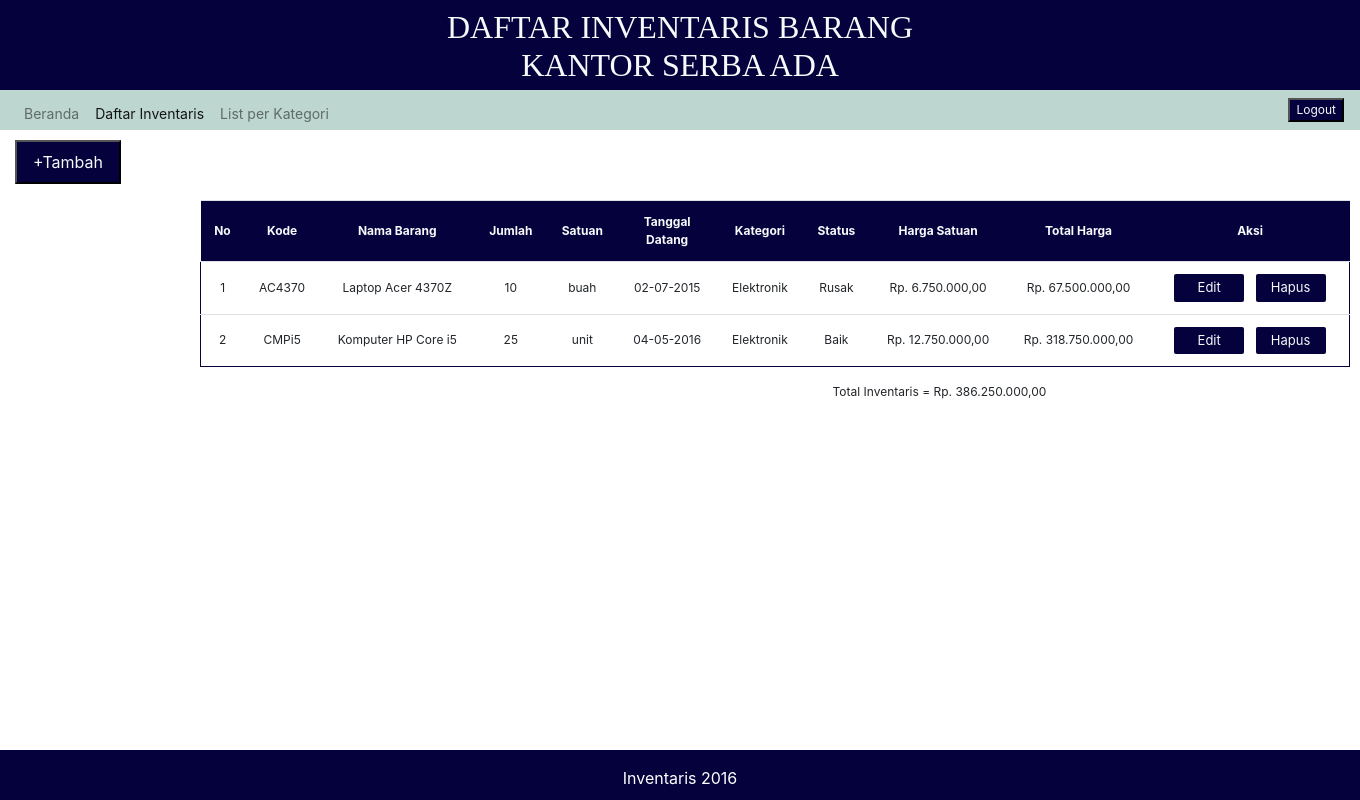
The page /inventaris.php?kategori=Elektronik (signed in) on the database its author committed.
### tables this page shows
CREATE TABLE `inventaris` (
  `kode_barang` varchar(10) NOT NULL,
  `nama_barang` varchar(30) NOT NULL,
  `jumlah` int(11) NOT NULL,
  `satuan` varchar(15) NOT NULL,
  `tgl_datang` date NOT NULL,
  `kategori` varchar(20) NOT NULL,
  `status_barang` varchar(20) NOT NULL,
  `harga` int(20) NOT NULL
);

### inventaris.php (the view, shortened to what this page needs)
<?php
require 'fungsi.php';
?>
<!DOCTYPE html>
<html lang="en">
<head>
    <link rel="stylesheet" href="css/bootstrap.min.css">
    <link rel="stylesheet" href="css/style.css">
</head>
<body>
    <div class="text-light text-center header pt-2">
        <h2><div>DAFTAR INVENTARIS BARANG</div>
        <div>KANTOR SERBA ADA</div></h2>
    </div>
    <nav class="navbar navbar-expand-lg navbar-light justify-content-between">
        <div class="collapse navbar-collapse" id="navbarNav">
            <ul class="navbar-nav">
            <li class="nav-item">
                <a class="nav-link" href="index.php" style="height: 30px">Beranda <span class="sr-only">(current)</span></a>
            </li>
            <li class="nav-item active">
                <a class="nav-link" href="inventaris.php" style="height: 30px">Daftar Inventaris</a>
            </li>
            <li class="nav-item dropdown">
                <a class="nav-link" href="#" style="height: 30px" id="navbarDropdownMenuLink" data-toggle="dropdown" aria-haspopup="true" aria-expanded="false">
                List per Kategori
                </a>
            </li>
            </ul>
        </div>
        <button type="button" class="logout text-light" data-toggle="modal" data-target="#logout">Logout</button>
    </nav>
    <button type="button" class="nav-link tambah text-light" data-toggle="modal" data-target="#tambahmodal">
        +Tambah
    </button>
    <div class="content">
    <table class="table text-center">
        <thead class="table-header text-light font-weight-bold" style="background-color: #04013d">
            <tr>
                <td class="align-middle">No</td>
                <td class="align-middle">Kode</td>
                <td class="align-middle">Nama Barang</td>
                <td class="align-middle">Jumlah</td>
                <td class="align-middle">Satuan</td>
                <td class="align-middle">Tanggal<br>Datang</td>
                <td class="align-middle">Kategori</td>
                <td class="align-middle">Status</td>
                <td class="align-middle">Harga Satuan</td>
                <td class="align-middle">Total Harga</td>
                <td class="align-middle">Aksi</td>
            </tr>
        </thead>
        <tbody class="table-body">
            <?php
                if(isset($_GET['kategori'])){
                    $kategori = $_GET['kategori'];
                    $SQL = "SELECT * FROM `inventaris` WHERE `kategori` = '$kategori'";
                } else {
                    $SQL = "SELECT * FROM `inventaris`";
                }
                $sql_run = mysqli_query($conn,$SQL);
                $i = 1;
                $total=0;
                while($inventaris = mysqli_fetch_assoc($sql_run)):
                $total+=$inventaris['harga']*$inventaris['jumlah'];
            ?>
            <tr>
            <td class="align-middle"><?= $i++ ?></td>
                <td class="align-middle"><?= $inventaris['kode_barang'] ?></td>
                <td class="align-middle"><?= $inventaris['nama_barang'] ?></td>
                <td class="align-middle"><?= $inventaris['jumlah'] ?></td>
                <td class="align-middle"><?= $inventaris['satuan'] ?></td>
                <td class="align-middle"><?= date('d-m-Y', strtotime($inventaris['tgl_datang'])) ?></td>
                <td class="align-middle"><?= $inventaris['kategori'] ?></td>
                <td class="align-middle"><?= $inventaris['status_barang'] ?></td>
                <td class="align-middle">Rp. <?= number_format($inventaris['harga'], 2, "," , ".") ?></td>
                <td class="align-middle">Rp. <?= number_format($inventaris['jumlah']*$inventaris['harga'], 2, ",", ".") ?></td>
                <td class="align-middle">
                <button type="button" class="tombol text-light mx-1 py-1" data-toggle="modal" data-target="#EditModal<?= $inventaris['kode_barang'] ?>" style="width: 70px; border: 0px">Edit</button>
                <button type="button" class="tombol text-light mx-1 py-1" data-toggle="modal" data-target="#DeleteModal<?= $inventaris['kode_barang'] ?>" style="width: 70px; border: 0px">Hapus</button>
                </td>
            </tr>
            <?php endwhile; ?>
        </tbody>
    </table>
    <div style="position: absolute; left: 55%">Total Inventaris = Rp. <?= number_format($total, 2, ",", ".") ?></div>
    </div>
    <div class="footer text-center text-white p-3">
        Inventaris 2016
    </div>
</body>
</html>

### css/style.css (style rules this page uses)
.header { position:absolute; left:0; right:0; background-color: #04013d; font-family: "Cooper Black"; }
nav { position: relative; background-color: #bed6d0; top: 90px; height: 40px; font-size: 14px; }
.logout { background-color: #04013d; font-size: 12px; }
.footer { position: absolute; bottom: 0px; left: 0px; right: 0px; height: 50px; background-color: #04013d; }
.tambah { position: relative; left: 15px; top: 100px; background-color: #04013d; }
.content { position: absolute; top: 200px; left: 200px; font-size: 12px; width: 1150px; }
.table-body { border: 1px solid #04013d; }
.tombol { background-color: #04013d; font-size: 13px; border-radius: 2px; }

### rows shown on the page
inventaris: kode_barang "AC4370", nama_barang "Laptop Acer 4370Z", jumlah "10", satuan "buah", tgl_datang "02-07-2015", kategori "Elektronik", status_barang "Rusak", harga "6.750.000,00", $inventaris['jumlah']*$inventaris['harga'] "67.500.000,00"
inventaris: kode_barang "CMPi5", nama_barang "Komputer HP Core i5", jumlah "25", satuan "unit", tgl_datang "04-05-2016", kategori "Elektronik", status_barang "Baik", harga "12.750.000,00", $inventaris['jumlah']*$inventaris['harga'] "318.750.000,00"

### other values the page prints
$total "386.250.000,00"
